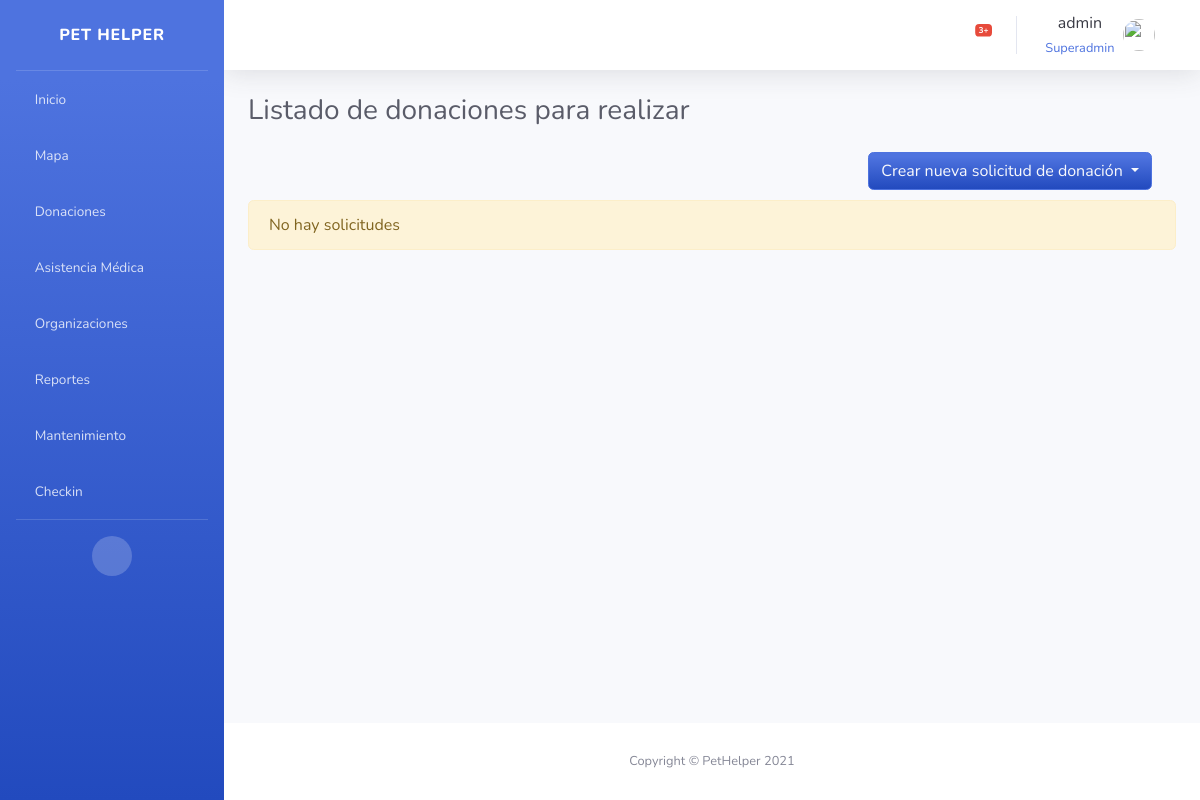
The app's page /solicitudes/ (signed in), older data.
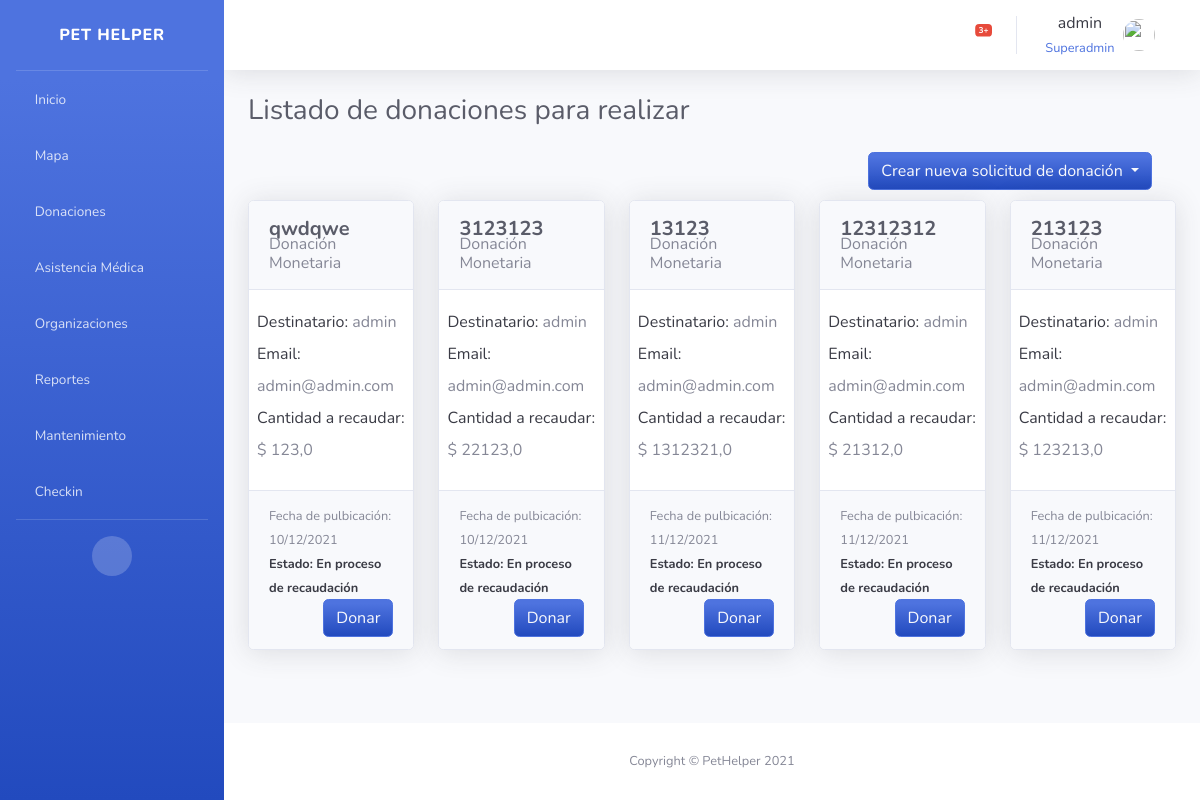
The same page, newer data.
### usuario/models.py (models this page shows, shortened)
class Usuario(AbstractBaseUser, PermissionsMixin):
    email = models.EmailField('Email', unique=True)
    username = models.CharField(max_length=25, unique=True)
    permiso = models.PositiveSmallIntegerField(choices=PERMISOS, null=True, default=1)
    apellido = models.CharField(max_length=25)
    date_joined = models.DateTimeField(default=timezone.now)
    DNI = models.CharField(max_length=8, default="", validators=[dni_regex])
    foto = models.ImageField(upload_to="usuario",blank=True, null=True)
    telefono = models.CharField(max_length=10, null=True, default="", help_text="Ejemplo: 2614247398")
    direccion = models.CharField(max_length=100, blank=True, null=True, help_text="Ejemplo: Maipu 123, Godoy Cruz, Mendoza")
    objects = UserManager()
    is_active = models.BooleanField('active', default=True)
    is_staff = models.BooleanField(default=True)
    USERNAME_FIELD = "email"
    REQUIRED_FIELDS = ["username"]

### solicitud/models.py (models this page shows, shortened)
class Solicitud_Donacion_Monetaria(ClaseModelo):
    titulo = models.TextField(max_length=100, null=False, blank=False)
    pedido = models.ImageField(upload_to="solicitud",blank=True, null=True)
    monto = models.FloatField(max_length=100, null=False, blank=False)
    veterinario = models.ForeignKey(Veterinario, on_delete=models.CASCADE, null=True)
    cbu = models.PositiveBigIntegerField(blank=True, null=True)
    alias = models.CharField(max_length=100, blank=True, null=True)
    nombre_titular = models.CharField(max_length=100, blank=True, null=True)
    nombre_banco = models.PositiveSmallIntegerField(choices=BANCOS, default="1")
    EstadoSolicitudMonetaria = models.PositiveSmallIntegerField(default="0")
    class Meta:
        verbose_name_plural = 'solicitudes_monetarias'

### solicitud/views.py (the view)
# urls.py: path('solicitudes/', login_required(SolicitudesListView.as_view()), name='solicitud_list'),
class SolicitudesListView(SinPrivilegios, generic.ListView):
    model = Solicitud_Donacion_Insumo
    permission_required = "solicitud.view_solicitud_donacion_monetaria"
    template_name = "solicitud/solicitud_list.html"
    login_url = 'bases/login.html'
    def get_context_data(self, **kwargs):
        context = super().get_context_data(**kwargs)
        context['solicitudes_insumos'] = Solicitud_Donacion_Insumo.objects.all()
        context['solicitudes_monetarias'] = Solicitud_Donacion_Monetaria.objects.all()
        context['cantidades_insumos'] = Cantidad_Insumo.objects.select_related('solicitud_insumo')
        context['insumos'] = Insumo.objects.all()
        return context

### solicitud/templates/solicitud/solicitud_list.html (shortened to what this page needs)
{% extends 'base/base.html' %} {% block page_content %}
<div class="container-fluid">
    <h1 class="h3 mb-4 text-gray-800">Listado de donaciones para realizar</h1>
        <div class="container" id="container-button">
            <div class="text-center">
                <div class="dropdown">
                    <button class="btn btn-primary btn-user bg-gradient-primary text-gray-100 dropdown-toggle" style="float: right;margin-bottom: 5px;" type="button" id="dropdownMenuButton" data-toggle="dropdown" aria-haspopup="true" aria-expanded="false">
                        Crear nueva solicitud de donación
                    </button>
                </div>
                <br>
            </div>
        </div><br>
        {% if not solicitudes_monetarias and not solicitudes_insumos %}
        <div class="alert alert-warning" role="alert">No hay solicitudes</div>
        {% else %}
        <div class="card-deck">
            {% for solicitud_monetaria in solicitudes_monetarias %}
            <div class="card shadow w-50">
                <div class="card-header py-3">
                    <h5 class="m-0 font-weight-bold text-gray-800">{{solicitud_monetaria.titulo}}</h5>
                    <h6 class="card-subtitle">Donación Monetaria</h6>
                </div>
                <div class="row card-body" style="column-gap: 10px;">
                    <div id="Destinatario">
                        <label class="text-gray-900"> Destinatario:  </label>
                        {% if solicitud_monetaria.uc.username and solicitud_monetaria.uc.apellido %}
                        <label >{{ solicitud_monetaria.uc.username}} {{ solicitud_monetaria.uc.apellido }} </label>
                        {% else %}
                        <label >{{ solicitud_monetaria.uc.username}}</label>
                        {% endif %}
                        {% if solicitud_monetaria.uc.telefono %}
                        <br><label class="text-gray-900"> Telefono:  </label>
                        <label >{{ solicitud_monetaria.uc.telefono }}</label>
                        {% else %}
                        <br><label class="text-gray-900"> Email:  </label>
                        <label >{{ solicitud_monetaria.uc.email }}</label>
                        {% endif %}
                        <div id= "cantidad_recaudada">
                            <label class="text-gray-900"> Cantidad a recaudar:  </label>
                            <label>$ {{ solicitud_monetaria.monto }}</label>
                        </div>
                    </div>
                </div>
                <div class="card-footer">
                    <small class="text-muted">Fecha de pulbicación: {{ solicitud_monetaria.fc|date:"d/m/Y" }}</small><br>
                    {% if solicitud_monetaria.monto == 0 %}
                    <small class="text-gray-900"><strong>Estado: Recaudación completa</strong></small>
                    {% else %}
                    <small class="text-gray-900"><strong>Estado: En proceso de recaudación</strong></small>
                    <a href="{% url 'donacionV2:donacion_monetaria_new' solicitud_monetaria.id %}"  type="button" class="btn btn-primary btn-user bg-gradient-primary text-gray-100" style="float: right;">Donar</a>
                    {% endif %}
                </div>
            </div>
            {% endfor %}
        </div>
        {% endif %}
</div>
{% endblock %}

### templates/base/base.html (shortened to what this page needs)
{% load static %}
<!DOCTYPE html>
<html lang="en">
<head>
    <link href="{% static 'base/vendor/fontawesome-free/css/all.min.css' %}" rel="stylesheet" type="text/css">
    <link href="{% static 'base/css/sb-admin-2.min.css' %}" rel="stylesheet">
    <link href='https://api.mapbox.com/mapbox-gl-js/v2.5.1/mapbox-gl.css' rel='stylesheet' />
    <link rel="stylesheet" type="text/css" href="https://cdn.datatables.net/1.11.3/css/jquery.dataTables.css">
    <link rel="stylesheet" href="https://cdnjs.cloudflare.com/ajax/libs/font-awesome/4.7.0/css/font-awesome.min.css">
    <link href="{% static 'base/css/star.css' %}" rel="stylesheet">
</head>
<body id="page-top" class="bg-gradient-primary">
    {% block side_bar %}
    <div id="wrapper">
        <ul class="navbar-nav bg-gradient-primary sidebar sidebar-dark accordion" id="accordionSidebar">
            <a class="sidebar-brand d-flex align-items-center justify-content-center" href="{% url 'bases:home' %}">
                <div class="sidebar-brand-text mx-3">Pet Helper</div>
            </a>
            <hr class="sidebar-divider my-0">
            <li class="nav-item">
                <a class="nav-link" href="{% url 'bases:home' %}">
                    <i class="fas fa-home"></i>
                    <span>Inicio</span></a>
            </li>
            {% if perms.mapa.view_direccion %}
            <li class="nav-item">
                <a class="nav-link collapsed" href="{% url 'mapa:mapa_list' %}">
                    <i class="fas fa-map-marker-alt"></i>
                    <span>Mapa</span>
                </a>
            </li>
            {% endif %}
            {% if perms.solicitud.view_solicitud_donacion_monetaria %}
            <li class="nav-item">
                <a class="nav-link" href="{% url 'solicitud:solicitud_list' %}">
                    <i class="fas fa-hand-holding-usd"></i>
                    <span>Donaciones</span>
                </a>
            </li>
            {% endif %}
            <li class="nav-item">
                <a class="nav-link collapsed" href="#" data-toggle="collapse" data-target="#collapseUtilities" aria-expanded="true" aria-controls="collapseUtilities">
                    <i class="fas fa-briefcase-medical"></i>
                    <span>Asistencia Médica</span>
                </a>
            </li>
            <li class="nav-item">
                <a class="nav-link" href="{% url 'organizaciones:listar_organizaciones' %}">
                    <i class="fas fa-users"></i>
                    <span>Organizaciones</span></a>
            </li>
            <li class="nav-item">
                <a class="nav-link" href="{% url 'reportes:reportes_list' %}">
                    <i class="fas fa-chart-bar"></i>
                    <span>Reportes</span></a>
            </li>
            <li class="nav-item">
                <a class="nav-link" href="{% url 'mantenimiento:backups' %}">
                    <i class="fas fa-chart-bar"></i>
                    <span>Mantenimiento</span></a>
            </li>
            <li class="nav-item">
                <a class="nav-link" href="{% url 'organizaciones:checkin' user.email %}">
                    <i class="fas fa-chart-bar"></i>
                    <span>Checkin</span></a>
            </li>
            <hr class="sidebar-divider d-none d-md-block">
            <div class="text-center d-none d-md-inline">
                <button class="rounded-circle border-0" id="sidebarToggle"></button>
            </div>
        </ul>
        {% endblock side_bar %}
        <div id="content-wrapper" class="d-flex flex-column">
            <div id="content">
                {% block top_bar %}
                <nav class="navbar navbar-expand navbar-light bg-white topbar mb-4 static-top shadow">
                    <ul class="navbar-nav ml-auto">
                        <li class="nav-item dropdown no-arrow mx-1">
                            <a class="nav-link dropdown-toggle" href="#" id="alertsDropdown" role="button" data-toggle="dropdown" aria-haspopup="true" aria-expanded="false">
                                <i class="fas fa-bell fa-fw"></i>
                                <span class="badge badge-danger badge-counter">3+</span>
                            </a>
                        </li>
                        <li class="nav-item dropdown no-arrow">
                            <a class="nav-link dropdown-toggle" href="#" id="userDropdown" role="button" data-toggle="dropdown" aria-haspopup="true" aria-expanded="false">
                                <span class="mr-2 d-none d-lg-inline text-gray-900 text-center">
                                    {{ user.username }}<br>
                                    {% if user.is_superuser %}
                                    <small class="text-primary">Superadmin</small>
                                    {% else %}
                                    <small class="text-primary">{{ user.get_permiso_display }}</small>
                                    {% endif %}
                                </span>
                                {% if user.foto %}
                                <img class="img-profile rounded-circle" src="{{ user.foto.url }}">
                                {% else %}
                                <img class="img-profile rounded-circle" src="{% static 'base/img/undraw_profile.svg' %}">
                                {% endif %}
                                <i class="fas fa-sort-down" style="margin-left: 5px;"></i>
                            </a>
                        </li>
                    </ul>
                </nav>
                {% endblock top_bar %}
                {% block page_content %}{% endblock %}
                {% block footer %}
            </div>
            <footer class="sticky-footer bg-white">
                <div class="container my-auto">
                    <div class="copyright text-center my-auto">
                        <span>Copyright &copy; PetHelper 2021</span>
                    </div>
                </div>
            </footer>
        </div>
        {% endblock %}
    </div>
</body>
</html>

Row changes from the older to the newer data that the page shows:
added Solicitud_Donacion_Monetaria: titulo "qwdqwe", uc.username "admin", uc.email "admin@admin.com", monto "123,0", fc "10/12/2021", shows "Estado: En proceso de recaudación"
added Solicitud_Donacion_Monetaria: titulo "3123123", uc.username "admin", uc.email "admin@admin.com", monto "22123,0", fc "10/12/2021", shows "Estado: En proceso de recaudación"
added Solicitud_Donacion_Monetaria: titulo "13123", uc.username "admin", uc.email "admin@admin.com", monto "1312321,0", fc "11/12/2021", shows "Estado: En proceso de recaudación"
added Solicitud_Donacion_Monetaria: titulo "12312312", uc.username "admin", uc.email "admin@admin.com", monto "21312,0", fc "11/12/2021", shows "Estado: En proceso de recaudación"
added Solicitud_Donacion_Monetaria: titulo "213123", uc.username "admin", uc.email "admin@admin.com", monto "123213,0", fc "11/12/2021", shows "Estado: En proceso de recaudación"
Text that changed along with them:
text no longer shown: "No hay solicitudes"
